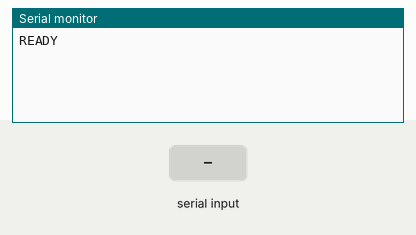
Bench run of a program on a simulated ESP32. On the bench: the last lines printed to the serial monitor. The inputs (shaded band) are chosen by the test bench.

Above: at 1.4 s.
1.5 s: "PING\n" received over Serial
At 2.3 s:
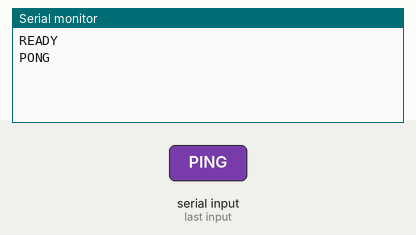
3.0 s: "1\n" received over Serial
At 3.4 s:
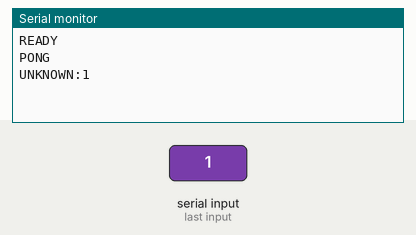

Measured:
- after the input at 1.5 s, the serial monitor: prints a new line at once (image 1)
- after the input at 3.0 s, the serial monitor: prints a new line at once (image 2)

The program:

main.cpp
```cpp
#include <Arduino.h>

namespace {
constexpr unsigned long kBaudRate = 115200;
constexpr size_t kMaxLineLen = 64;
char gLineBuffer[kMaxLineLen];
size_t gLineLen = 0;
}

void setup() {
  Serial.begin(kBaudRate);
  delay(200);
  Serial.println("READY");
}

void loop() {
  while (Serial.available() > 0) {
    const char c = static_cast<char>(Serial.read());
    if (c == '\r' || c == '\n') {
      if (gLineLen == 0) {
        continue;
      }
      gLineBuffer[gLineLen] = '\0';
      if (strcmp(gLineBuffer, "PING") == 0) {
        Serial.println("PONG");
      } else {
        Serial.print("UNKNOWN:");
        Serial.println(gLineBuffer);
      }
      gLineLen = 0;
      continue;
    }
    if (gLineLen < (kMaxLineLen - 1)) {
      gLineBuffer[gLineLen++] = c;
    }
  }
}
```
